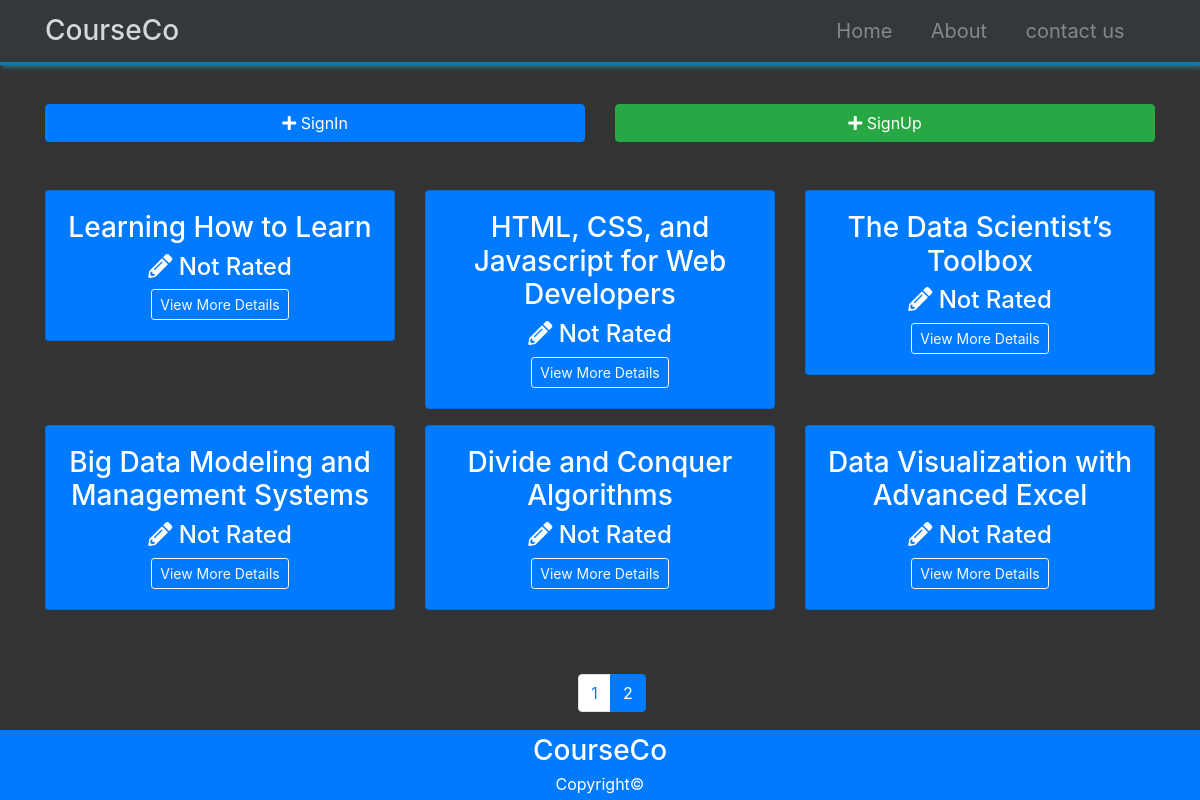
The page /home?_page=2 on the database its author committed.
### courseco/models.py (models this page shows, shortened)
class Course(db.Model):
	id = db.Column(db.Integer, primary_key=True)
	name = db.Column(db.String(100), nullable=False)
	description = db.Column(db.Text, nullable=False)
	date_posted = db.Column(db.DateTime, nullable=False, default=datetime.utcnow)
	avg_rate = db.Column(db.Float)
	reviews = db.relationship('Review', backref='course', lazy=True)
	lists = db.relationship('List', backref='course', lazy=True)

### courseco/routes.py (the view)
@app.route('/')
@app.route('/home')
def home():
	page = request.args.get('_page', 1, type=int)
	courses = Course.query.order_by(Course.date_posted.asc()).paginate(page=page, per_page=6)
	return render_template('home.html', courses=courses)

### courseco/templates/home.html
{% extends 'layout.html' %}
{% block content %}
<section id="actions" class="py-4 mb-4">
  <div class="container">
    <div class="row">
      {% for course in courses.items %}
      <div class="col-md-4 d-inline-block" style="min-height: 100%;">
        <div class="card text-center bg-primary mb-3">
          <div class="card-body">
            <h3>{{ course.name }}</h3>
            {% if course.avg_rate %}
            <h4 class="display-4">
              <i class="fas fa-pencil-alt"></i> {{ course.avg_rate }}
            </h4>
            {% else %}
            <h4 class="h4">
              <i class="fas fa-pencil-alt"></i> Not Rated
            </h4>
            {% endif %}
            <a href="{{ url_for('course_page', course_id=course.id) }}" class="btn btn-outline-light btn-sm">View More Details</a>
          </div>
        </div>
      </div>
{% endfor %}
</div>
</div>
</section>
<div class="container">
<div class="row justify-content-center">
<nav class="ml-4">
  <ul class="pagination">
{% for page_num in courses.iter_pages(left_edge=1, right_edge=1, left_current=1, right_current=2) %}
{% if page_num %}
  {% if courses.page == page_num %}
  <li class="page-item active">
    <a href="{{ url_for('home', _page=page_num) }}" class="page-link">{{ page_num }}</a>
  </li>
  {% else %}
  <li class="page-item">
    <a href="{{ url_for('home', _page=page_num) }}" class="page-link">{{ page_num }}</a>
  </li>
  {% endif %}
{% else %}
  ...
{% endif %}
{% endfor %}
  </ul>
</nav>
</div>
</div>
  {% endblock %}

### courseco/static/css/style.css (style rules this page uses)
body { margin-top: 80px; background: #333; color: #fff; }

### rows shown on the page
Course: name "Learning How to Learn", shows "Not Rated"
Course: name "HTML, CSS, and Javascript for Web Developers", shows "Not Rated"
Course: name "The Data Scientist’s Toolbox", shows "Not Rated"
Course: name "Big Data Modeling and Management Systems", shows "Not Rated"
Course: name "Divide and Conquer Algorithms", shows "Not Rated"
Course: name "Data Visualization with Advanced Excel", shows "Not Rated"

### other values the page prints
{{ page_num }} "1"
{{ page_num }} "2"
